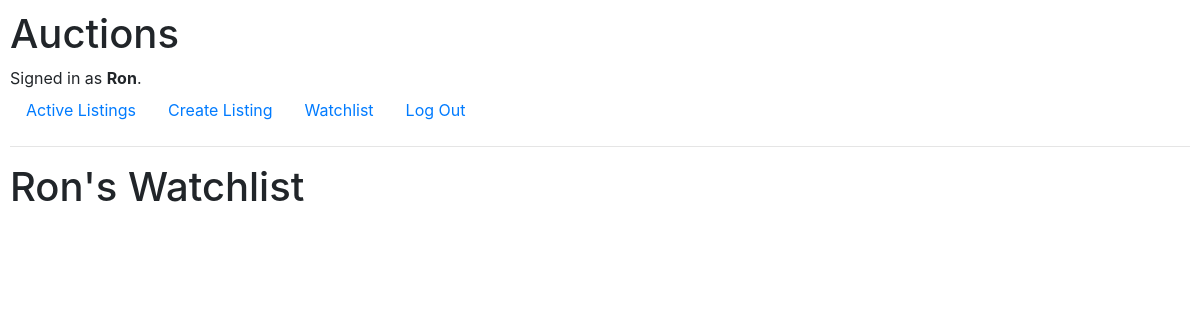
/watchlist (signed in), run on an earlier commit of the app's database.
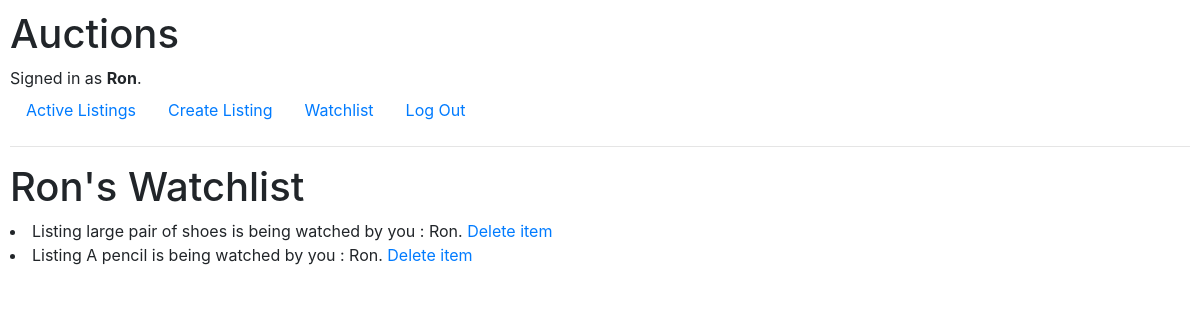
And on a later commit of the database.
### auctions/models.py (models this page shows, shortened)
class WatchList(models.Model):
    Watchuser = models.ForeignKey(User, on_delete = models.CASCADE, related_name="watchuser")
    Watchitem = models.ForeignKey(Auction_listings, on_delete = models.CASCADE, related_name="watchitem")

class Auction_listings(models.Model):
    name = models.CharField(max_length=64)
    body_text = models.TextField()
    init_price = models.FloatField(max_length=16)
    picture = models.URLField(null = True, blank=True)
    category = models.ForeignKey(Category, on_delete=models.CASCADE, max_length=16, null = True)
    status = models.BooleanField(default = True)
    def __str__(self):
        return f"{self.name}"

class User(AbstractUser):
    pass

### auctions/views.py (the view)
# urls.py: path("watchlist", views.go_watch, name="go_watch"),
@login_required(login_url = '/login')
def go_watch(request):
    user = request.user
    Listitems = WatchList.objects.filter(Watchuser = user)
    return render(request, "auctions/watchlist.html", {
        "user": user,
        "listitems": Listitems
    })

### auctions/templates/auctions/watchlist.html
{% extends "auctions/layout.html" %}
{% block body %}
    <h1>{{user}}'s Watchlist </h1>
    {% for listitem in listitems %}
        <li>
            Listing {{ listitem.Watchitem }} is being watched by you : {{ listitem.Watchuser }}.
            <a href="{% url 'del_watch' listitem.Watchitem_id %}">Delete item</a>
        </li>
    {% endfor %}
{% endblock %}

What changed in the data, as far as the page shows it:
added WatchList: Watchitem "large pair of shoes", Watchuser "Ron"
added WatchList: Watchitem "A pencil", Watchuser "Ron"
